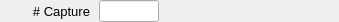
    <widget class="PyDMFrame" name="composite_7">
      <property name="geometry">
        <rect>
          <x>719</x>
          <y>321</y>
          <width>339</width>
          <height>22</height>
        </rect>
      </property>
      <widget class="QLabel" name="text_12">
        <property name="geometry">
          <rect>
            <x>0</x>
            <y>1</y>
            <width>90</width>
            <height>20</height>
          </rect>
        </property>
        <property name="text">
          <string># Capture</string>
        </property>
        <property name="font" stdset="0">
          <font>
            <pointsize>10</pointsize>
          </font>
        </property>
        <property name="brush" stdset="0">
          <brush brushstyle="SolidPattern">
            <color alpha="255">
              <red>0</red>
              <green>0</green>
              <blue>0</blue>
            </color>
          </brush>
        </property>
        <property name="toolTip">
          <string>text_12</string>
        </property>
        <property name="alignment">
          <set>Qt::AlignRight|Qt::AlignTrailing|Qt::AlignVCenter</set>
        </property>
        <property name="styleSheet">
          <string notr="true">QLabel#text_12 {
  color: rgb(0, 0, 0);
  }</string>
        </property>
      </widget>
      <widget class="PyDMLineEdit" name="text_entry_4">
        <property name="geometry">
          <rect>
            <x>99</x>
            <y>0</y>
            <width>60</width>
            <height>22</height>
          </rect>
        </property>
        <property name="channel" stdset="0">
          <string>ca://${prefix}NumCapture</string>
        </property>
        <property name="toolTip">
          <string>${prefix}NumCapture</string>
        </property>
        <property name="font" stdset="0">
          <font>
            <pointsize>10</pointsize>
          </font>
        </property>
        <property name="styleSheet">
          <string notr="true">PyDMLineEdit#text_entry_4 {
  color: rgb(0, 0, 0);
  background-color: rgb(115, 223, 255);
  border: 1px solid black;
  margin: 0px;
  padding: 0px;
  spacing: 0px;
  }</string>
        </property>
      </widget>
      <widget class="PyDMLabel" name="text_update_8">
        <property name="geometry">
          <rect>
            <x>259</x>
            <y>2</y>
            <width>80</width>
            <height>18</height>
          </rect>
        </property>
        <property name="toolTip">
          <string>PV: ${prefix}NumCaptured_RBV</string>
        </property>
        <property name="channel" stdset="0">
          <string>ca://${prefix}NumCaptured_RBV</string>
        </property>
        <property name="font" stdset="0">
          <font>
            <pointsize>10</pointsize>
          </font>
        </property>
        <property name="alignment">
          <set>Qt::AlignLeading|Qt::AlignLeft|Qt::AlignVCenter</set>
        </property>
        <property name="textInteractionFlags">
          <set>Qt::TextSelectableByKeyboard|Qt::TextSelectableByMouse</set>
        </property>
        <property name="styleSheet">
          <string notr="true">PyDMLabel#text_update_8 {
  color: rgb(10, 0, 184);
  background-color: rgb(187, 187, 187);
  }</string>
        </property>
      </widget>
      <widget class="PyDMLabel" name="text_update_9">
        <property name="geometry">
          <rect>
            <x>164</x>
            <y>2</y>
            <width>80</width>
            <height>18</height>
          </rect>
        </property>
        <property name="toolTip">
          <string>PV: ${prefix}NumCapture_RBV</string>
        </property>
        <property name="channel" stdset="0">
          <string>ca://${prefix}NumCapture_RBV</string>
        </property>
        <property name="font" stdset="0">
          <font>
            <pointsize>10</pointsize>
          </font>
        </property>
        <property name="alignment">
          <set>Qt::AlignLeading|Qt::AlignLeft|Qt::AlignVCenter</set>
        </property>
        <property name="textInteractionFlags">
          <set>Qt::TextSelectableByKeyboard|Qt::TextSelectableByMouse</set>
        </property>
        <property name="styleSheet">
          <string notr="true">PyDMLabel#text_update_9 {
  color: rgb(10, 0, 184);
  background-color: rgb(187, 187, 187);
  }</string>
        </property>
      </widget>
    </widget>
